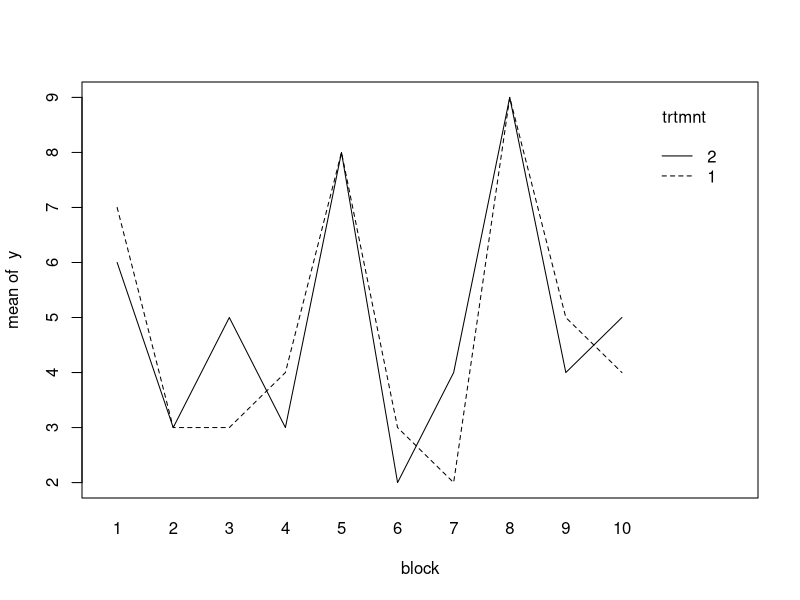
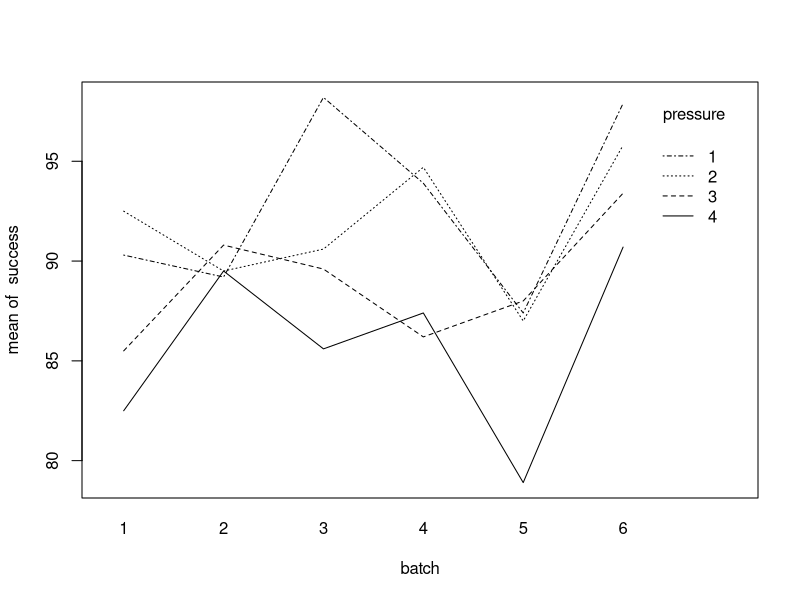
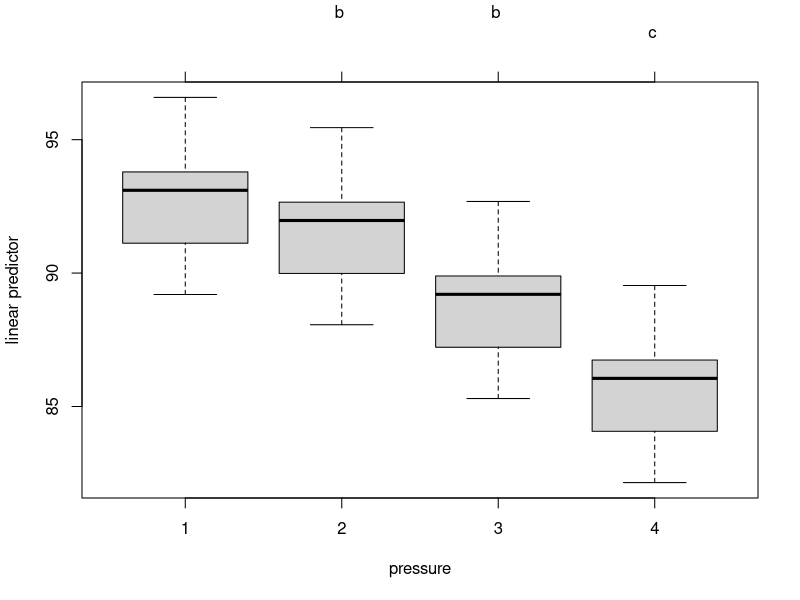

R code for these plots, in order:

#We begin by calling the data for handout 7
library("readxl")
setwd("C:/Users/aneath/iCloudDrive/Lexar/stat581 fall2021")

h7.data = read_excel("handout7data.xlsx")
str(h7.data)


#We will need these packages to work with blocks as random effects
library("lme4")
library("lmerTest")

#We will need this package for performing Fisher comparisons and groupings
library("multcomp")


#Example 7.1 
#An experiment is conducted to compare two tips used on a hardness testing machine
#The experimental units are the metal specimens. Each tip gives a hardness measurement for each specimen. 
#Thus, the data is from a paired comparisons design
tip1 = na.omit(h7.data$tip1)
tip2 = na.omit(h7.data$tip2)

#The built-in function t.test can be used to compute a paired comparisons analysis. 
t.test(tip1,tip2,paired = TRUE)

#Below is code for our own function to compute a paired comparisons analysis.
#Note that the data must be unstacked. (Each group has its own column of measurements.)
paired.test = function(y1,y2,alpha=.05) 
{
  d = y1 - y2
  
  n = length(d)
  d.bar = mean(d)
  s.d = sd(d)
  SE = s.d/sqrt(n)
  
  t.0 = d.bar / SE
  p.value = 2*pt(abs(t.0),df=n-1,lower.tail = FALSE)
  
  t.mult = qt(alpha/2,lower.tail = FALSE, df=n-1)
  lower.est = d.bar - t.mult*SE
  upper.est = d.bar + t.mult*SE
  
  table1 = matrix(c(n,d.bar,s.d),nrow = 1)
  dimnames(table1) = list(c(""),c("sample.size","mean.diff","sd.diff"))
  print(table1)
  
  table2 = matrix(c(t.0,p.value),nrow = 1)
  dimnames(table2) = list(c(""),c("test statistic","p-value"))
  print(table2)
  
  table3 = matrix(c(d.bar,lower.est,upper.est),nrow = 1)
  dimnames(table3) = list(c(""),c("estimated difference","lower limit","upper limit"))
  print(table3,digits = 3)
  
}

paired.test(tip1,tip2)

#The variables below define the same data, only with responses stacked in one column, 
#identified by treatment (machine tip) and block (specimen).
trtmnt = as.factor(na.omit(h7.data$t))
block = as.factor(na.omit(h7.data$s))
y = na.omit(h7.data$h)

#We could use aov to compute F for a randomized block design instead of computing t for a paired comparisons. 
#Note that t^2=F, so the p-values are the same. 
rcbd.mod = aov(y ~ block + trtmnt)
summary(rcbd.mod)

interaction.plot(block,trtmnt,y)


#Example 5.2
#A medical device manufacturer produces vascular grafts (artificial veins). 
#An experiment is planned to investigate the effect of extrusion pressure on yield (proportion of acceptable grafts).
#The resin used in the production is from an external supplier and may differ from batch to batch.

#Each batch is tested at each of the extrusion pressures. 
#The batches are randomly selected, and have no identifiable features that can be used for modeling purposes.
pressure = as.factor(na.omit(h7.data$pressure))
batch = as.factor(na.omit(h7.data$batch))
success = na.omit(h7.data$yield)

#Graph the data. 
#Remember that we are testing whether pressure differences are generalizable to a larger population of batches. 
#Thus, we are testing how the pressure effect depends on the batch.
interaction.plot(batch,pressure,success)

#Use contrasts to define parameter restrictions for the fixed effect in the model
contrasts(pressure)=contr.sum

#This is how the lme4 package defines a model with random effects. 
#The 1 in front of batch signifies that batch levels are randomly selected from a common distribution.
random.mod = lmer(success ~ (1|batch) + pressure)

#The anova command is used to compute the test for fixed effects.
anova(random.mod)

#We can perform pairwise comparisons, here using the Fisher LSD method
comps = glht(random.mod,linfct = mcp(pressure="Tukey"))
summary(comps,test=univariate())
cld(summary(comps,test=univariate()))
plot(cld(summary(comps,test=univariate())))

#The following code is used for computing the variance components estimates, and fixed effect parameter estimates.
summary(random.mod)

#Since the fixed effect estimates must sum to 0, the estimate at level a=4 is the negative of the sum of the
#fixed effect estimates at levels 1 through a-1. (The first parameter estimate is for the overall mean.)
estimates = summary(random.mod)
estimates.pressure = c(estimates$coefficients[1:4,1],0-sum(estimates$coefficients[2:4,1]))
estimates.pressure
